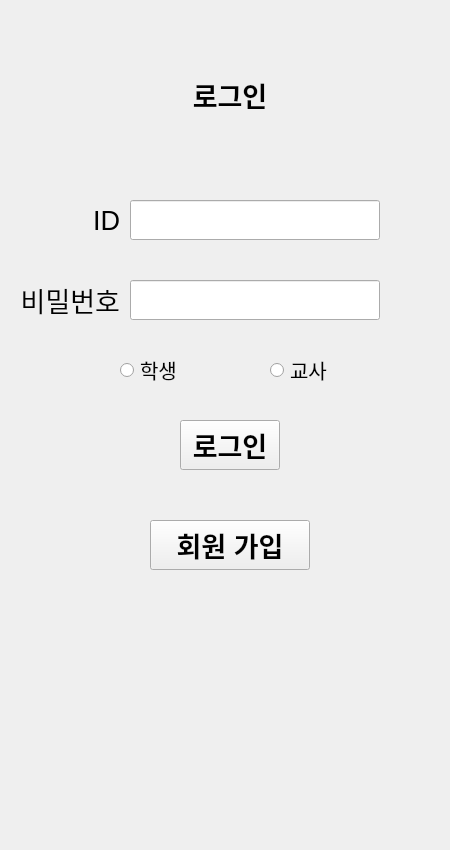
<?xml version="1.0" encoding="UTF-8"?>
<ui version="4.0">
 <class>loginWidget</class>
 <widget class="QWidget" name="loginWidget">
  <property name="geometry">
   <rect>
    <x>0</x>
    <y>0</y>
    <width>450</width>
    <height>850</height>
   </rect>
  </property>
  <property name="windowTitle">
   <string>Form</string>
  </property>
  <widget class="QLabel" name="label_5">
   <property name="geometry">
    <rect>
     <x>180</x>
     <y>70</y>
     <width>100</width>
     <height>50</height>
    </rect>
   </property>
   <property name="font">
    <font>
     <pointsize>20</pointsize>
     <weight>75</weight>
     <bold>true</bold>
    </font>
   </property>
   <property name="layoutDirection">
    <enum>Qt::LeftToRight</enum>
   </property>
   <property name="text">
    <string>로그인</string>
   </property>
   <property name="alignment">
    <set>Qt::AlignCenter</set>
   </property>
  </widget>
  <widget class="QLabel" name="label_2">
   <property name="geometry">
    <rect>
     <x>60</x>
     <y>200</y>
     <width>60</width>
     <height>40</height>
    </rect>
   </property>
   <property name="font">
    <font>
     <pointsize>20</pointsize>
     <weight>50</weight>
     <bold>false</bold>
    </font>
   </property>
   <property name="layoutDirection">
    <enum>Qt::LeftToRight</enum>
   </property>
   <property name="text">
    <string>ID</string>
   </property>
   <property name="alignment">
    <set>Qt::AlignRight|Qt::AlignTrailing|Qt::AlignVCenter</set>
   </property>
  </widget>
  <widget class="QLabel" name="label_3">
   <property name="geometry">
    <rect>
     <x>0</x>
     <y>280</y>
     <width>120</width>
     <height>40</height>
    </rect>
   </property>
   <property name="font">
    <font>
     <pointsize>20</pointsize>
     <weight>50</weight>
     <bold>false</bold>
    </font>
   </property>
   <property name="layoutDirection">
    <enum>Qt::LeftToRight</enum>
   </property>
   <property name="text">
    <string>비밀번호</string>
   </property>
   <property name="alignment">
    <set>Qt::AlignRight|Qt::AlignTrailing|Qt::AlignVCenter</set>
   </property>
  </widget>
  <widget class="QPushButton" name="loginButton">
   <property name="geometry">
    <rect>
     <x>180</x>
     <y>420</y>
     <width>100</width>
     <height>50</height>
    </rect>
   </property>
   <property name="font">
    <font>
     <pointsize>20</pointsize>
     <weight>75</weight>
     <bold>true</bold>
    </font>
   </property>
   <property name="text">
    <string>로그인</string>
   </property>
  </widget>
  <widget class="QPushButton" name="moveJoin">
   <property name="geometry">
    <rect>
     <x>150</x>
     <y>520</y>
     <width>160</width>
     <height>50</height>
    </rect>
   </property>
   <property name="font">
    <font>
     <pointsize>20</pointsize>
     <weight>75</weight>
     <bold>true</bold>
    </font>
   </property>
   <property name="text">
    <string>회원 가입</string>
   </property>
  </widget>
  <widget class="QLineEdit" name="idLine">
   <property name="geometry">
    <rect>
     <x>130</x>
     <y>200</y>
     <width>250</width>
     <height>40</height>
    </rect>
   </property>
   <property name="font">
    <font>
     <pointsize>15</pointsize>
    </font>
   </property>
  </widget>
  <widget class="QLineEdit" name="passLine">
   <property name="geometry">
    <rect>
     <x>130</x>
     <y>280</y>
     <width>250</width>
     <height>40</height>
    </rect>
   </property>
   <property name="font">
    <font>
     <pointsize>15</pointsize>
    </font>
   </property>
  </widget>
  <widget class="QRadioButton" name="studentCheck">
   <property name="geometry">
    <rect>
     <x>120</x>
     <y>350</y>
     <width>100</width>
     <height>40</height>
    </rect>
   </property>
   <property name="font">
    <font>
     <pointsize>15</pointsize>
    </font>
   </property>
   <property name="text">
    <string>학생</string>
   </property>
  </widget>
  <widget class="QRadioButton" name="teacherCheck">
   <property name="geometry">
    <rect>
     <x>270</x>
     <y>350</y>
     <width>100</width>
     <height>40</height>
    </rect>
   </property>
   <property name="font">
    <font>
     <pointsize>15</pointsize>
    </font>
   </property>
   <property name="text">
    <string>교사</string>
   </property>
  </widget>
 </widget>
 <resources/>
 <connections/>
</ui>
